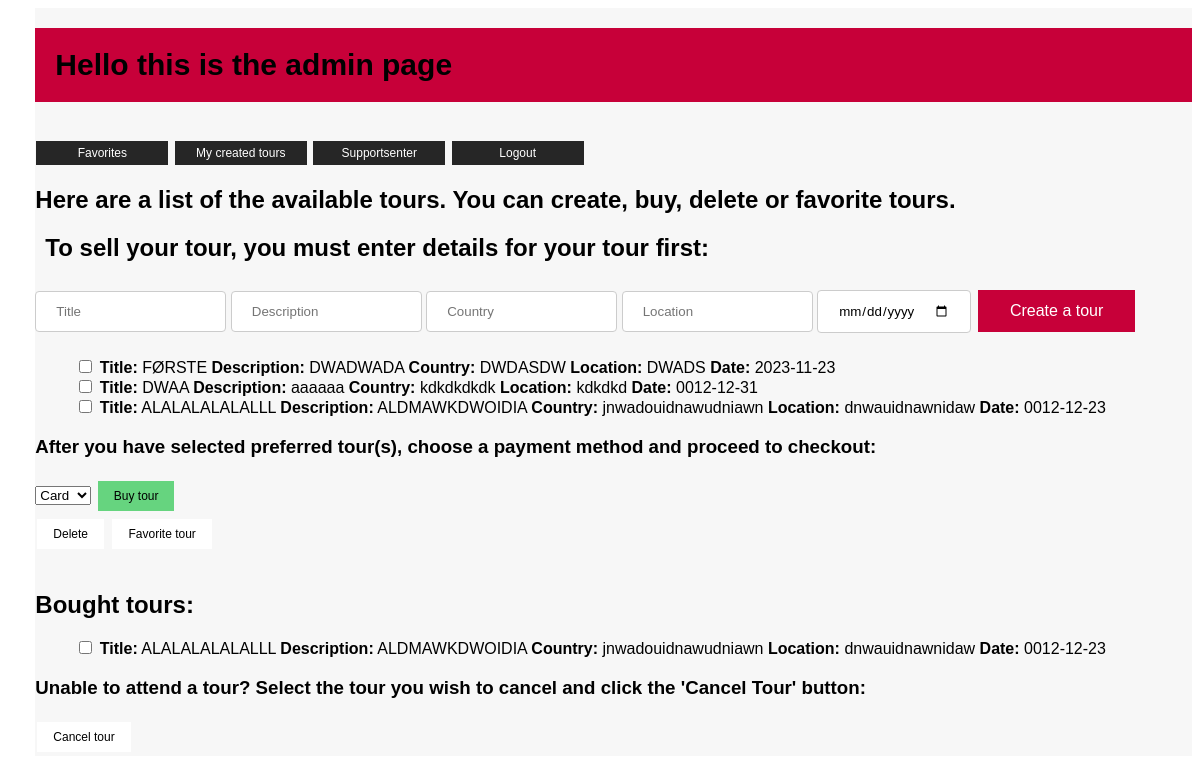
The app's page /adminpage, older data.
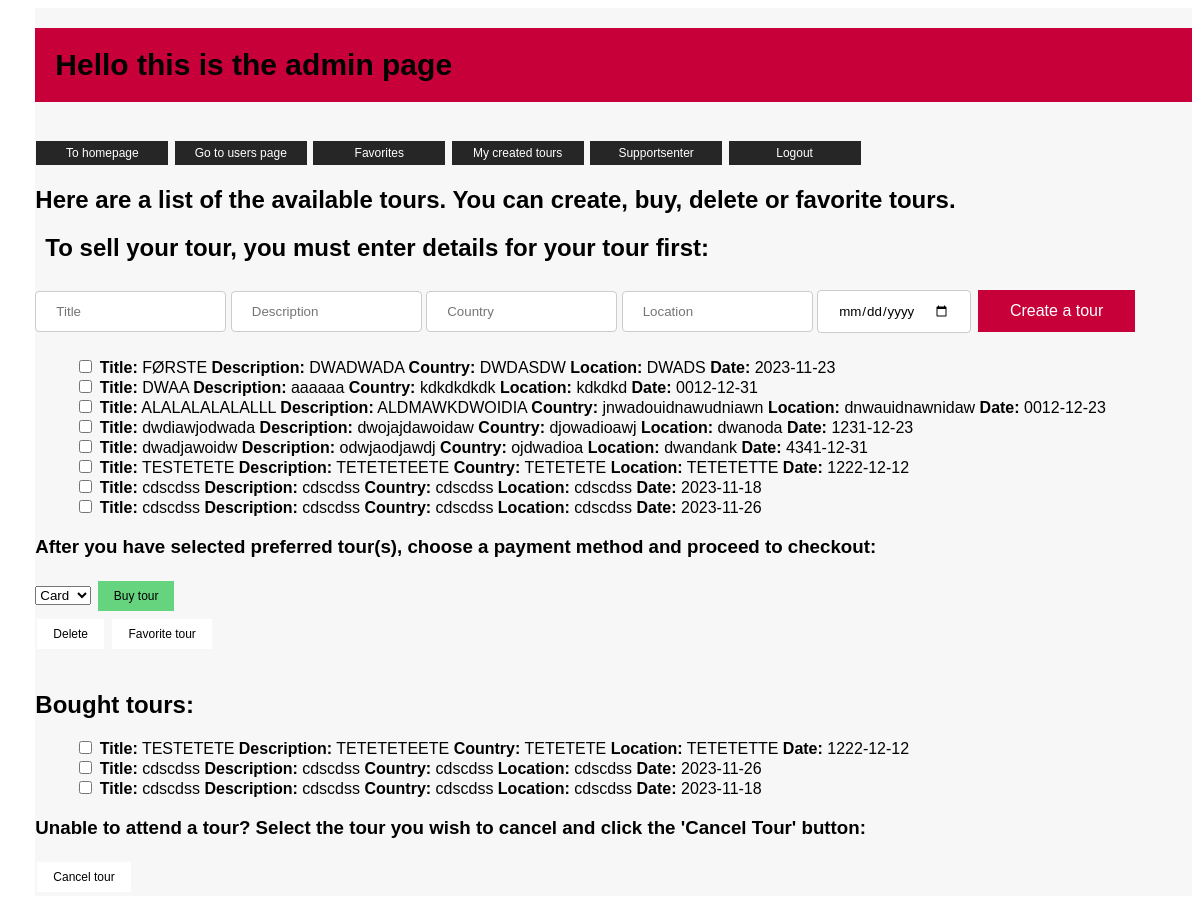
The same page, newer data.
### tables this page shows
CREATE TABLE Tour(
                ID INTEGER PRIMARY KEY AUTOINCREMENT,
                Title TEXT,
                Description TEXT,
                Country TEXT,
                Location TEXT,
                Date DATETIME,
                CreatedBy 
    );

CREATE TABLE TourBooked(
                ID INTEGER PRIMARY KEY AUTOINCREMENT,
                User_ID INTEGER,
                Tour_ID INTEGER
    );

### app.py (the view)
@application.route('/adminpage')
def adminpage():
    global global_user_id
    list_tours = get_list_tours()
    list_of_bought_tours = get_list_of_user_bought_tours(global_user_id)
    list_of_users = get_user_list()
    is_admin = get_user_online_is_admin()
    return render_template('/adminpage.html', is_admin=is_admin, list_of_tours=list_tours, list_of_bought_tours=list_of_bought_tours, users=list_of_users)

### backend/autentication/login.py (called while the page is built)
def get_user_online():
    pathing = os.path.dirname(__file__) + "/user_online.json"
    try:
        with open(pathing, 'r') as file:
            data = json.load(file)
            return data.get('user_online', '')
    except FileNotFoundError:
        return r'user_online.json File Not Found'

def get_user_online_is_admin():
    admin_check = get_user_online()
    if admin_get(admin_check):
        return True
    else:
        return False

### backend/database/Tour.py (called while the page is built)
def list_tours():
    db = sqlite3.connect(pathing)
    cursor = db.cursor()
    cursor.execute("SELECT * from Tour")
    list = cursor.fetchall()
    return list

def get_user_list():
    db = sqlite3.connect(pathing)
    cursor = db.cursor()
    cursor.execute("SELECT ID, Username FROM User")
    users = cursor.fetchall()
    return users

### backend/database/user.py (called while the page is built)
def admin_get(Username):
    con = sqlite3.connect(pathing)
    cur = con.cursor()
    try:
        con = sqlite3.connect(pathing)
        cur = con.cursor()
        cur.execute("SELECT Admin FROM User WHERE Username = ?", (Username,))
        admin = cur.fetchone()
        return admin[0]
    except:
        print("FEIL I ADMIN_GET")

### backend/handler/tour_handler.py (called while the page is built)
def get_list_tours():
    return list_tours()

### frontend/templates/adminpage.html (shortened to what this page needs)
<!DOCTYPE html>
<html lang="en">
<head>
    <link rel="stylesheet" type="text/css" href="{{ url_for('static', filename='css/adminpage.css') }}">
</head>
<body>
<div id="grid">
    <div id="colored_body">
    <h1 id="intro">Hello this is the admin page</h1><br>
        {% if is_admin %}
            <a href="{{ url_for('homepage') }}" class="top_links_styling">To homepage</a>
            <a href="{{ url_for('users') }}" class="top_links_styling">Go to users page</a>
        {% endif %}
    <a href="{{ url_for('favorites') }}" class="top_links_styling">Favorites</a>
    <a href="{{ url_for('my_created_tours') }}" class="top_links_styling">My created tours</a>
    <a href="{{ url_for('support_senter') }}" class="top_links_styling">Supportsenter</a>
    <a href="{{ url_for('index') }}" class="top_links_styling">Logout</a>
    <h2>Here are a list of the available tours. You can create, buy, delete or favorite tours.</h2>
    <h2 id="instruction">To sell your tour, you must enter details for your tour first:</h2>
    <form action="/admin_create_a_tour" method="POST" id="form_create_tour_input">
        <input type="text" name="Title" placeholder="Title" class="input_styling">
        <input type="text" name="Description" placeholder="Description" class="input_styling">
        <input type="text" name="Country" placeholder="Country" class="input_styling">
        <input type="text" name="Location" placeholder="Location" class="input_styling">
        <input type="date" name="Date" class="input_styling">
        <button type="submit" class="tour_button_styling">Create a tour</button>
    </form>
    <form action="/admin_checkbox_tour" method="POST" id="available_tours">
        <ul>
            {% for tour in list_of_tours %}
            <li>
                <input type="checkbox" name="checkbox_row" value="{{ tour[0] }}">
                <strong>Title:</strong> {{ tour[1] }}
                <strong>Description:</strong> {{ tour[2] }}
                <strong>Country:</strong> {{ tour[3] }}
                <strong>Location:</strong> {{ tour[4] }}
                <strong>Date:</strong> {{ tour[5] }}
            </li>
            {% endfor %}
        </ul>
        <h3>After you have selected preferred tour(s), choose a payment method and proceed to checkout:</h3>
        <select id="dropdown">
            <option value="valg1">Card</option>
        </select>
        <button type="submit" name="handle_action" value="buy" class="checkbox_buy_button_styling">Buy tour</button><br>
        <button type="submit" name="handle_action" value="delete" class="checkbox_button_styling">Delete</button>
        <button type="submit" name="handle_action" value="favorite" class="checkbox_button_styling">Favorite tour</button>
    </form> <br>
    <h2>Bought tours:</h2>
    <form action="/admin_remove_bought_tour" method="POST" id="bought_tours">
        <ul>
            {% for tour in list_of_bought_tours %}
            <li>
                <input type="checkbox" name="checkbox_bought_tour" value="{{ tour[0] }}">
                <strong>Title:</strong> {{ tour[1] }}
                <strong>Description:</strong> {{ tour[2] }}
                <strong>Country:</strong> {{ tour[3] }}
                <strong>Location:</strong> {{ tour[4] }}
                <strong>Date:</strong> {{ tour[5] }}
            </li>
            {% endfor %}
        </ul>
        <h3>Unable to attend a tour? Select the tour you wish to cancel and click the 'Cancel Tour' button:</h3>
        <button type="submit" name="handle_action" value="delete" class="checkbox_button_styling">Cancel tour</button>
    </form>
    </div>
</div>
</body>
</html>

Row changes from the older to the newer data that the page shows:
no longer on this page (row unchanged): TourBooked: Title "ALALALALALALLL", Description "ALDMAWKDWOIDIA", Country "jnwadouidnawudniawn", Location "dnwauidnawnidaw", Date "0012-12-23"
added Tour: Title "dwdiawjodwada", Description "dwojajdawoidaw", Country "djowadioawj", Location "dwanoda", Date "1231-12-23"
added Tour: Title "dwadjawoidw", Description "odwjaodjawdj", Country "ojdwadioa", Location "dwandank", Date "4341-12-31"
added Tour: Title "TESTETETE", Description "TETETETEETE", Country "TETETETE", Location "TETETETTE", Date "1222-12-12"
added Tour: Title "cdscdss", Description "cdscdss", Country "cdscdss", Location "cdscdss", Date "2023-11-18"
added Tour: Title "cdscdss", Description "cdscdss", Country "cdscdss", Location "cdscdss", Date "2023-11-26"
added TourBooked: Title "TESTETETE", Description "TETETETEETE", Country "TETETETE", Location "TETETETTE", Date "1222-12-12"
added TourBooked: Title "cdscdss", Description "cdscdss", Country "cdscdss", Location "cdscdss", Date "2023-11-26"
added TourBooked: Title "cdscdss", Description "cdscdss", Country "cdscdss", Location "cdscdss", Date "2023-11-18"
Text that changed along with them:
text now shown: "To homepage Go to users page"
